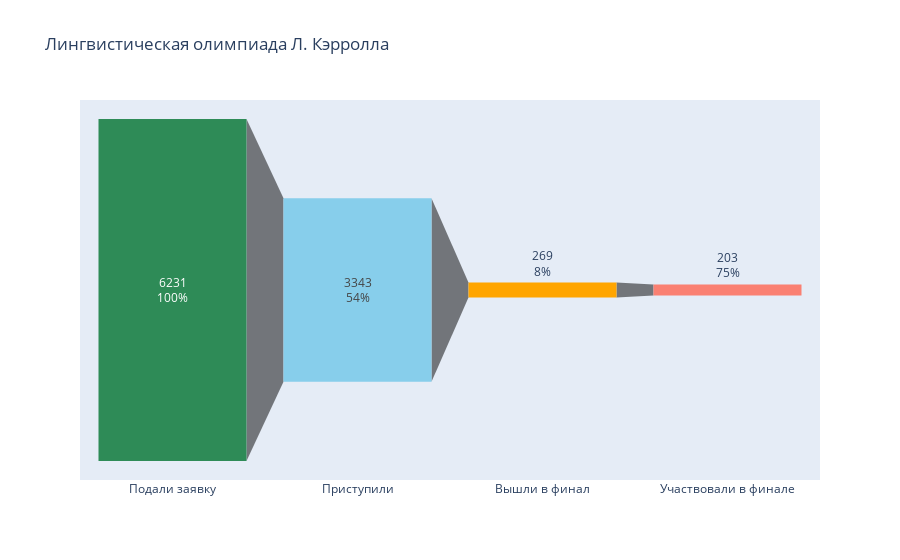
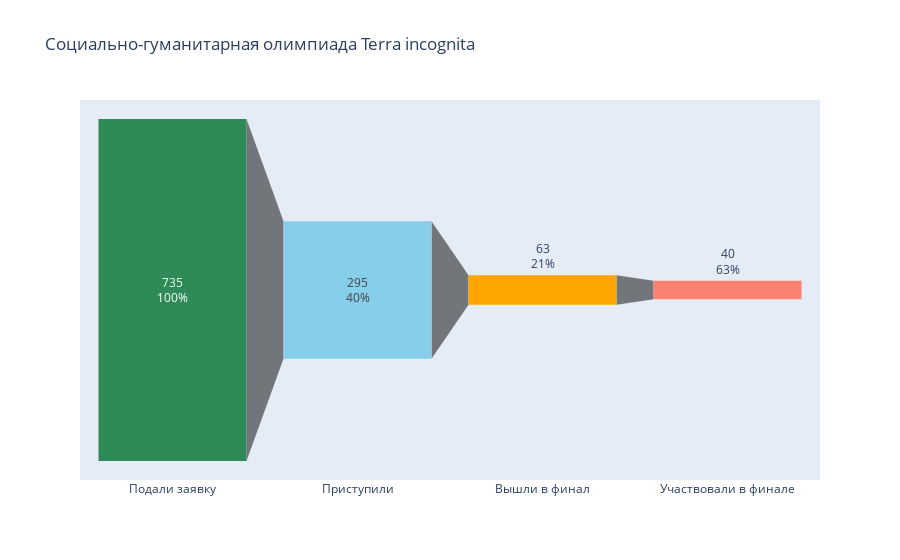
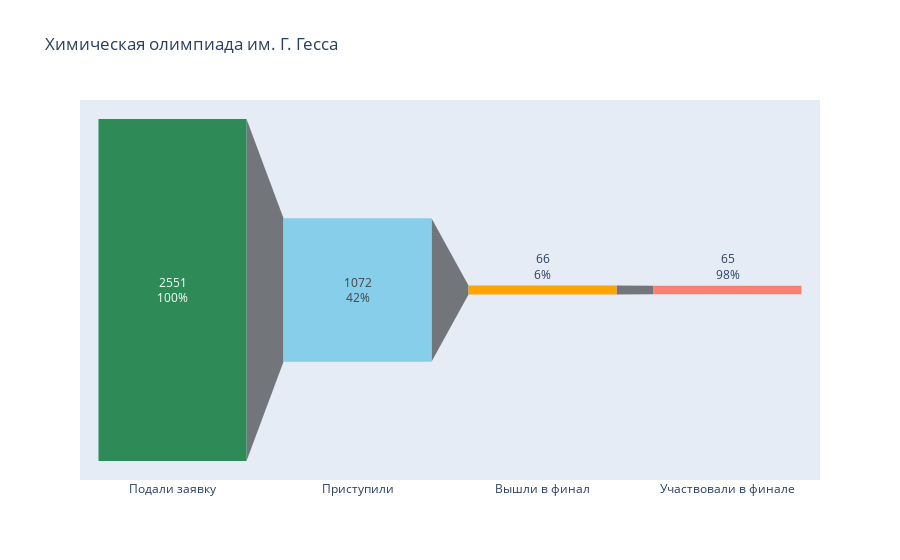

Notebook source saved alongside these figures, in order:
### Code cell
for name in olymp_names:
    fig = go.Figure()
    fig.add_trace(go.Funnel(
        name = name,
        x = funnel.columns,
        y = funnel.loc[name,:],
        orientation='v',
        textinfo = "value+percent previous",
        marker={"color": ['seagreen','skyblue','orange','salmon']}),
      )
    fig.update_layout(title=name)
    fig.show()

### Figure 1 — Plotly figure (JSON) as saved in the notebook; plotly's stock layout.template omitted (floating-point values rounded to 4 significant figures)
{"data": [{"marker": {"color": ["seagreen", "skyblue", "orange", "salmon"]}, "name": "Лингвистическая олимпиада Л. Кэрролла", "orientation": "v", "textinfo": "value+percent previous", "type": "funnel", "x": ["Подали заявку", "Приступили", "Вышли в финал", "Участвовали в финале"], "y": [6231, 3343, 269, 203]}], "layout": {"title": {"text": "Лингвистическая олимпиада Л. Кэрролла"}}}

### Figure 2 — Plotly figure (JSON) as saved in the notebook; plotly's stock layout.template omitted (floating-point values rounded to 4 significant figures)
{"data": [{"marker": {"color": ["seagreen", "skyblue", "orange", "salmon"]}, "name": "Социально-гуманитарная олимпиада Terra incognita", "orientation": "v", "textinfo": "value+percent previous", "type": "funnel", "x": ["Подали заявку", "Приступили", "Вышли в финал", "Участвовали в финале"], "y": [735, 295, 63, 40]}], "layout": {"title": {"text": "Социально-гуманитарная олимпиада Terra incognita"}}}

### Figure 3 — Plotly figure (JSON) as saved in the notebook; plotly's stock layout.template omitted (floating-point values rounded to 4 significant figures)
{"data": [{"marker": {"color": ["seagreen", "skyblue", "orange", "salmon"]}, "name": "Химическая олимпиада им. Г. Гесса", "orientation": "v", "textinfo": "value+percent previous", "type": "funnel", "x": ["Подали заявку", "Приступили", "Вышли в финал", "Участвовали в финале"], "y": [2551, 1072, 66, 65]}], "layout": {"title": {"text": "Химическая олимпиада им. Г. Гесса"}}}
